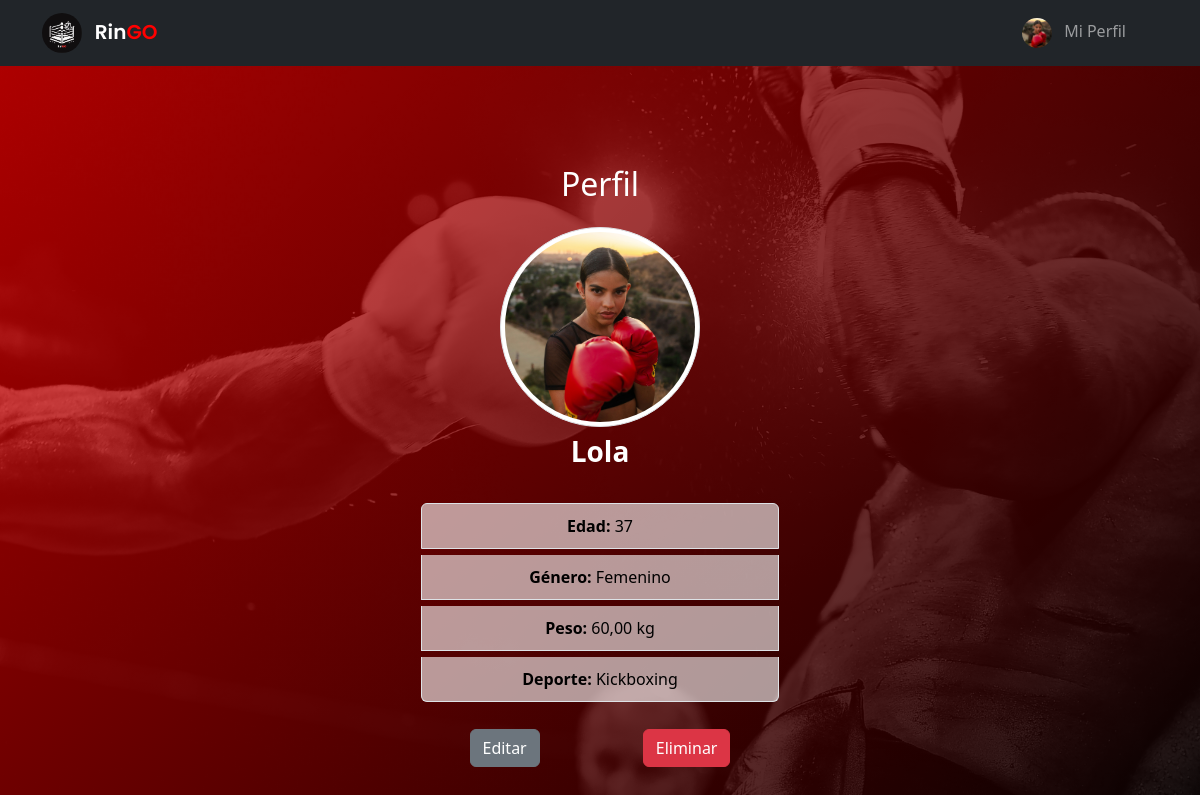
Screenshot of /perfil/25/ (signed in) with the database file from the repository.
### usuarios/models.py (models this page shows, shortened)
class Perfil(models.Model):
    user = models.OneToOneField(User, on_delete=models.CASCADE)
    nombre_perfil = models.CharField(max_length=100)
    fecha_nacimiento = models.DateField(null=True, blank=True)
    peso = models.DecimalField(
        max_digits=5,
        decimal_places=2,
        validators=[MinValueValidator(0.1)],
        null=True,
        blank=True,
    )
    deporte = models.CharField(
        max_length=50, choices=[("boxeo", "Boxeo"), ("kickboxing", "Kickboxing")]
    )
    foto = models.ImageField(upload_to="perfil_fotos/", blank=True, null=True)
    genero = models.CharField(
        max_length=20,
        choices=[
            ("masculino", "Masculino"),
            ("femenino", "Femenino"),
            ("prefiero no decir", "Prefiero no decir"),
        ],
        default="otro",
    )
    @property
    def edad(self):
        if self.fecha_nacimiento:
            today = date.today()
            edad = today.year - self.fecha_nacimiento.year
            if today.month < self.fecha_nacimiento.month or (
                today.month == self.fecha_nacimiento.month
                and today.day < self.fecha_nacimiento.day
            ):
                edad -= 1
            return edad
        return None

### usuarios/views.py (the view)
# urls.py: path("perfil/<int:pk>/", PerfilDetailView.as_view(), name="ver_perfil"),
class PerfilDetailView(LoginRequiredMixin, EsMiembroMixin, DetailView):
    model = Perfil
    template_name = "perfil/perfil_detail.html"
    context_object_name = "perfil"

### usuarios/views.py (called while the page is built)
    def get_context_data(self, **kwargs):
        context = super().get_context_data(**kwargs)
        if self.request.user.is_authenticated:
            context["es_miembro"] = self.request.user.groups.filter(
                name="Miembro"
            ).exists()
        return context

### templates/perfil/perfil_detail.html
{% extends "_base.html" %}
{% load static %}
{% block content %}
<div class="container d-flex flex-column align-items-center justify-content-center" style="min-height: 100vh;">
  <h2 class="text-center mb-4 perfil-seccion">Perfil</h2>
  <div class="text-center mb-4">
    {% if perfil.foto %}
      <img src="{{ perfil.foto.url}}" alt="Foto de perfil" class="img-thumbnail rounded-circle" style="width: 200px; height: 200px; object-fit: cover;">
    {% else %}
      <img src="{% static 'img/default-user.png' %}" alt="Foto de perfil" class="img-thumbnail rounded-circle" style="width: 200px; height: 200px; object-fit: cover;">
    {% endif %}
    <h3 class="mt-2"><strong class='user-name'>{{ perfil.nombre_perfil }}</strong></h3>
  </div>
  <div class=" col-md-5 col-lg-4 col-xl-4">
    <ul class="list-group text-center">
      <li class="list-group-item"><strong>Edad:</strong> {{ perfil.edad}}</li>
      <li class="list-group-item"><strong>Género:</strong> {{ perfil.get_genero_display }}</li>
      <li class="list-group-item"><strong>Peso:</strong> {{ perfil.peso }} kg</li>
      <li class="list-group-item"><strong>Deporte:</strong> {{ perfil.get_deporte_display }}</li>
    </ul>
    <div class="d-flex justify-content-around mt-4">
      <a href="{% url 'editar_perfil' perfil.id %}" class="btn btn-secondary">Editar</a>
      <a href="{% url 'eliminar_perfil' perfil.id %}" class="btn btn-danger">Eliminar</a>
    </div>
  </div>
</div>
{% endblock %}

### templates/_base.html (shortened to what this page needs)
{% load static %}
<!DOCTYPE html>
<html lang="en">
	<head>
		<link rel="stylesheet" href="{% static 'css/style.css' %}" />
		<link
			href="https://cdn.jsdelivr.net/npm/bootstrap@5.3.0/dist/css/bootstrap.min.css"
			rel="stylesheet"
		/>
	</head>
	<body>
<nav class="navbar navbar-expand-lg navbar-dark bg-dark">
    <div class="container">
        <div class="d-flex align-items-center">
            <a class="navbar-brand" href="{% url 'home' %}">
                <img
                    src="{% static 'img/ringo_logo.png' %}"
                    alt="RinGo Logo"
                    class="rounded-circle"
                    style="width: 40px; height: 40px; object-fit: contain;" />
                <span class='ms-2'>Rin<span style='color:red;'>GO</span></span>
            </a>
        </div>
        <div class="collapse navbar-collapse" id="navbarSupportedContent">
            <ul class="navbar-nav ms-auto mb-2 mb-lg-0">
                {% if user.is_authenticated %}
                    <li class="nav-item me-4">
                        <a class="nav-link" href="{% url 'perfil_redireccion' %}">
                            {% if perfil and perfil.foto %}
                                <img
                                    src="{{ perfil.foto.url }}"
                                    alt="Foto de perfil"
                                    class="rounded-circle"
                                    style="width: 30px; height: 30px; object-fit: cover; margin-right: 8px;" />
                            {% else %}
                                <img
                                    src="{% static 'img/default-user.png' %}"
                                    alt="Foto de perfil por defecto"
                                    class="rounded-circle"
                                    style="width: 30px; height: 30px; object-fit: cover; margin-right: 8px;" />
                            {% endif %}
                            Mi Perfil
                        </a>
                    </li>
                {% endif %}
            </ul>
        </div>
    </div>
</nav>
		<div class="container">{% block content %} {% endblock %}</div>
	</body>
</html>

### static/css/style.css (style rules this page uses)
body { min-height: 100vh; background: linear-gradient( 135deg, rgba(255, 0, 0, 0.7), rgba(0, 0, 0, 0.9) ), url('/static/img/background_1.jpg'); background-size: cover; background-position: center; background-repeat: no-repeat; color: white; }
.navbar-brand { font-family: 'Poppins', sans-serif; font-weight: 600; }
ul .list-group-item { color: rgb(0, 0, 0); background-color: rgba(255, 255, 255, 0.6); padding: .625rem; margin: .1875rem; }
.user-name { color: white; }
.perfil-seccion { color: white; }

### rows the page displays
Perfil: foto (picture), nombre_perfil "Lola", edad "37", genero "Femenino", peso "60,00", deporte "Kickboxing"
